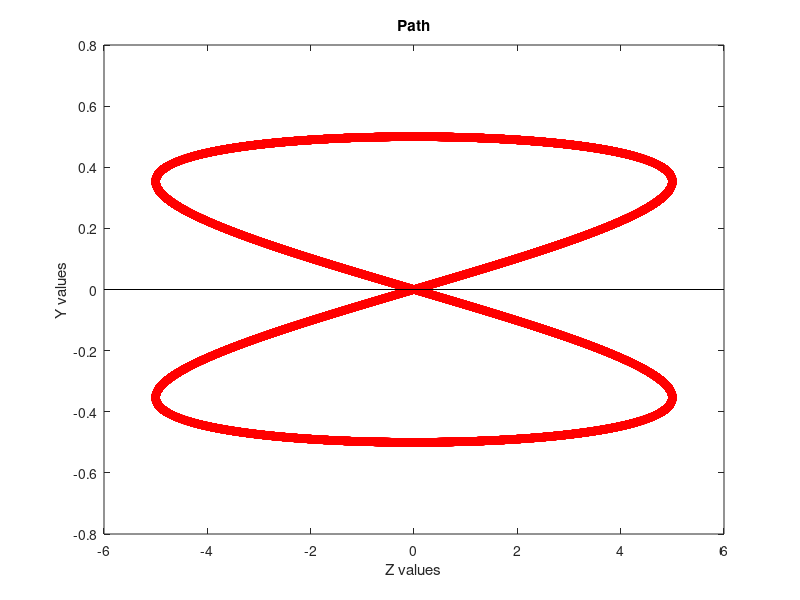
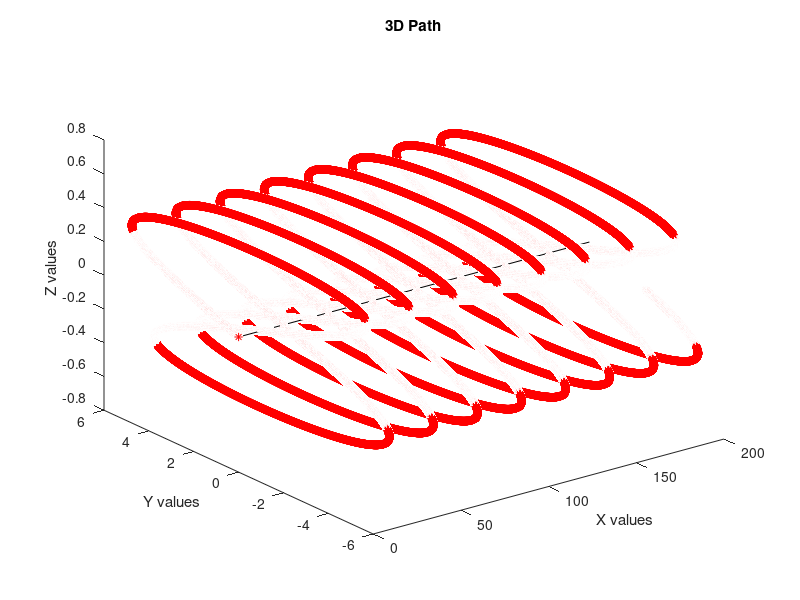
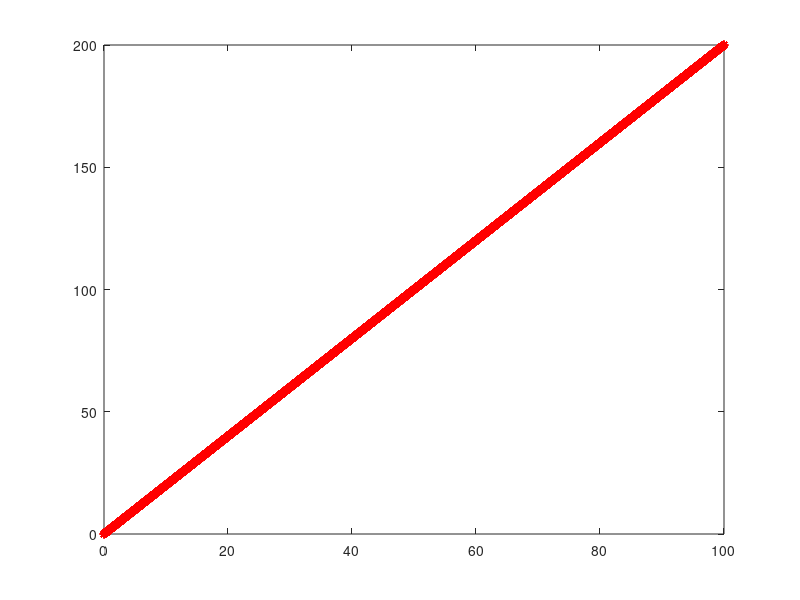

MATLAB code to generate these figures, in order:
t=0: .001:100;
x=2*t; 
z=5*sin(t); 
y=0.5*sin(0.5*t) ;
figure;
plot(z,y,'r-*' ,'LineWidth',.2 )
xlabel('Z values');
ylabel('Y values');
line(xlim(), [0,0], 'LineWidth', .5, 'Color', 'k');
title('Path')
figure;
plot3(x,z,y,'r*' ,'LineWidth',.2 )
xlabel('X values');
ylabel('Y values');
zlabel('Z values');
line(xlim(), [0,0], 'LineWidth', .5, 'Color', 'k');
title('3D Path')

figure;
plot(t,x,'r-*' ,'LineWidth',.2 )